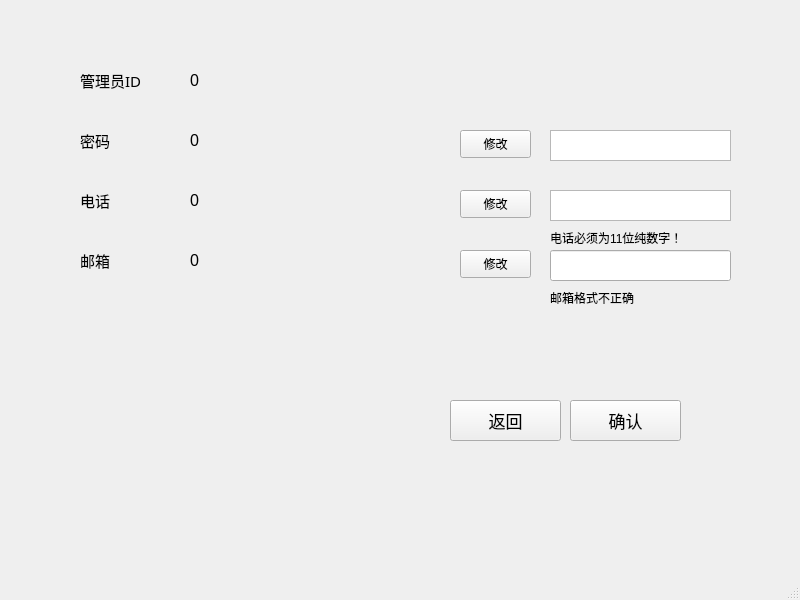
<?xml version="1.0" encoding="UTF-8"?>
<ui version="4.0">
 <class>admininfo</class>
 <widget class="QMainWindow" name="admininfo">
  <property name="geometry">
   <rect>
    <x>0</x>
    <y>0</y>
    <width>800</width>
    <height>600</height>
   </rect>
  </property>
  <property name="windowTitle">
   <string>MainWindow</string>
  </property>
  <widget class="QWidget" name="centralwidget">
   <widget class="QLabel" name="label_3">
    <property name="geometry">
     <rect>
      <x>80</x>
      <y>130</y>
      <width>91</width>
      <height>21</height>
     </rect>
    </property>
    <property name="font">
     <font>
      <family>微软雅黑</family>
      <pointsize>11</pointsize>
     </font>
    </property>
    <property name="text">
     <string>密码</string>
    </property>
   </widget>
   <widget class="QLabel" name="label_6">
    <property name="geometry">
     <rect>
      <x>80</x>
      <y>190</y>
      <width>91</width>
      <height>21</height>
     </rect>
    </property>
    <property name="font">
     <font>
      <family>微软雅黑</family>
      <pointsize>11</pointsize>
     </font>
    </property>
    <property name="text">
     <string>电话</string>
    </property>
   </widget>
   <widget class="QLabel" name="label_4">
    <property name="geometry">
     <rect>
      <x>80</x>
      <y>70</y>
      <width>91</width>
      <height>21</height>
     </rect>
    </property>
    <property name="font">
     <font>
      <family>微软雅黑</family>
      <pointsize>11</pointsize>
     </font>
    </property>
    <property name="text">
     <string>管理员ID</string>
    </property>
   </widget>
   <widget class="QLabel" name="label_7">
    <property name="geometry">
     <rect>
      <x>80</x>
      <y>250</y>
      <width>91</width>
      <height>21</height>
     </rect>
    </property>
    <property name="font">
     <font>
      <family>微软雅黑</family>
      <pointsize>11</pointsize>
     </font>
    </property>
    <property name="text">
     <string>邮箱</string>
    </property>
   </widget>
   <widget class="QLabel" name="label">
    <property name="geometry">
     <rect>
      <x>190</x>
      <y>70</y>
      <width>81</width>
      <height>21</height>
     </rect>
    </property>
    <property name="font">
     <font>
      <pointsize>12</pointsize>
     </font>
    </property>
    <property name="text">
     <string>0</string>
    </property>
   </widget>
   <widget class="QLabel" name="label_2">
    <property name="geometry">
     <rect>
      <x>190</x>
      <y>130</y>
      <width>81</width>
      <height>21</height>
     </rect>
    </property>
    <property name="font">
     <font>
      <pointsize>12</pointsize>
     </font>
    </property>
    <property name="text">
     <string>0</string>
    </property>
   </widget>
   <widget class="QLabel" name="label_5">
    <property name="geometry">
     <rect>
      <x>190</x>
      <y>190</y>
      <width>81</width>
      <height>21</height>
     </rect>
    </property>
    <property name="font">
     <font>
      <pointsize>12</pointsize>
     </font>
    </property>
    <property name="text">
     <string>0</string>
    </property>
   </widget>
   <widget class="QLabel" name="label_8">
    <property name="geometry">
     <rect>
      <x>190</x>
      <y>250</y>
      <width>81</width>
      <height>21</height>
     </rect>
    </property>
    <property name="font">
     <font>
      <pointsize>12</pointsize>
     </font>
    </property>
    <property name="text">
     <string>0</string>
    </property>
   </widget>
   <widget class="QPushButton" name="editpasswd">
    <property name="geometry">
     <rect>
      <x>460</x>
      <y>130</y>
      <width>71</width>
      <height>28</height>
     </rect>
    </property>
    <property name="text">
     <string>修改</string>
    </property>
   </widget>
   <widget class="QPushButton" name="edittel">
    <property name="geometry">
     <rect>
      <x>460</x>
      <y>190</y>
      <width>71</width>
      <height>28</height>
     </rect>
    </property>
    <property name="text">
     <string>修改</string>
    </property>
   </widget>
   <widget class="QPushButton" name="editemail">
    <property name="geometry">
     <rect>
      <x>460</x>
      <y>250</y>
      <width>71</width>
      <height>28</height>
     </rect>
    </property>
    <property name="text">
     <string>修改</string>
    </property>
   </widget>
   <widget class="QTextEdit" name="newpasswd">
    <property name="geometry">
     <rect>
      <x>550</x>
      <y>130</y>
      <width>181</width>
      <height>31</height>
     </rect>
    </property>
   </widget>
   <widget class="QTextEdit" name="newtel">
    <property name="geometry">
     <rect>
      <x>550</x>
      <y>190</y>
      <width>181</width>
      <height>31</height>
     </rect>
    </property>
   </widget>
   <widget class="QLabel" name="prompttel">
    <property name="geometry">
     <rect>
      <x>550</x>
      <y>230</y>
      <width>161</width>
      <height>16</height>
     </rect>
    </property>
    <property name="text">
     <string>电话必须为11位纯数字！</string>
    </property>
   </widget>
   <widget class="QLabel" name="promptemail">
    <property name="geometry">
     <rect>
      <x>550</x>
      <y>290</y>
      <width>161</width>
      <height>16</height>
     </rect>
    </property>
    <property name="text">
     <string>邮箱格式不正确</string>
    </property>
   </widget>
   <widget class="QPushButton" name="save">
    <property name="geometry">
     <rect>
      <x>570</x>
      <y>400</y>
      <width>111</width>
      <height>41</height>
     </rect>
    </property>
    <property name="font">
     <font>
      <family>微软雅黑</family>
      <pointsize>13</pointsize>
     </font>
    </property>
    <property name="text">
     <string>确认</string>
    </property>
   </widget>
   <widget class="QPushButton" name="back">
    <property name="geometry">
     <rect>
      <x>450</x>
      <y>400</y>
      <width>111</width>
      <height>41</height>
     </rect>
    </property>
    <property name="font">
     <font>
      <family>微软雅黑</family>
      <pointsize>13</pointsize>
     </font>
    </property>
    <property name="text">
     <string>返回</string>
    </property>
   </widget>
   <widget class="QLineEdit" name="newemail">
    <property name="geometry">
     <rect>
      <x>550</x>
      <y>250</y>
      <width>181</width>
      <height>31</height>
     </rect>
    </property>
   </widget>
  </widget>
  <widget class="QStatusBar" name="statusbar"/>
 </widget>
 <resources/>
 <connections/>
</ui>
